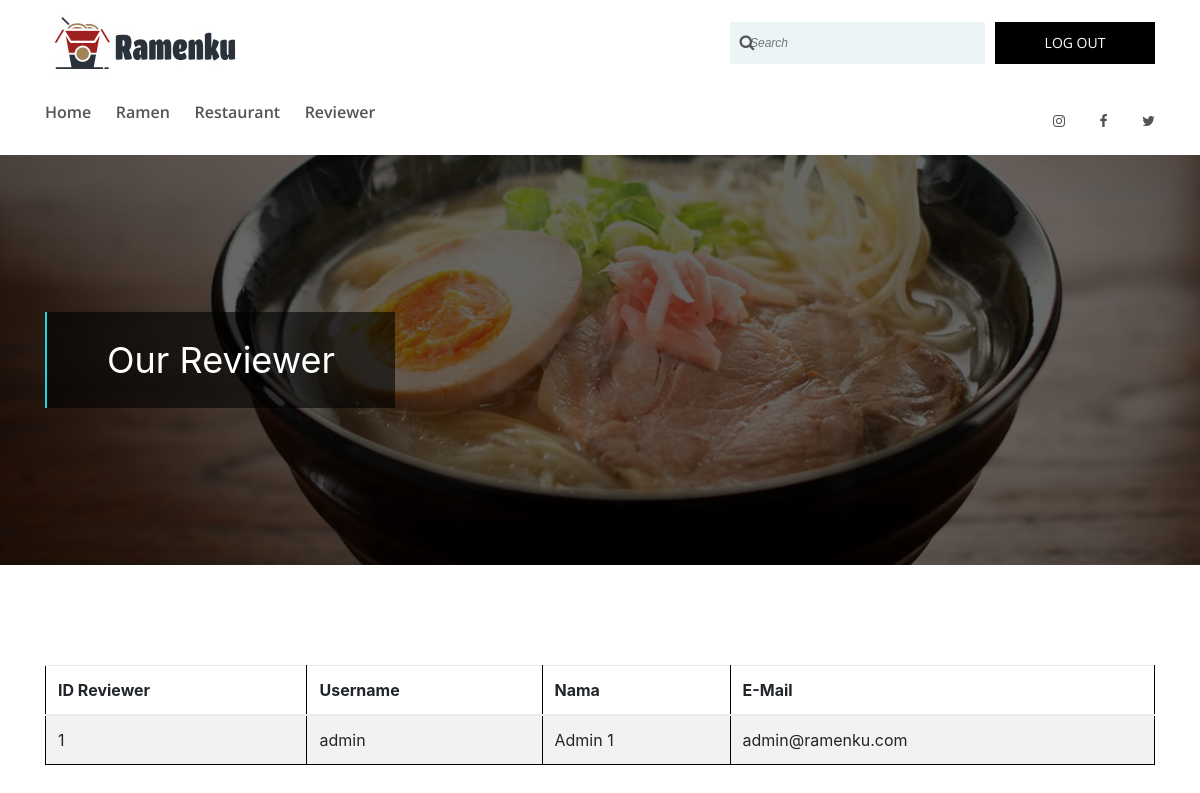
/view/Admin/reviewer.php, run on an earlier commit of the app's database.
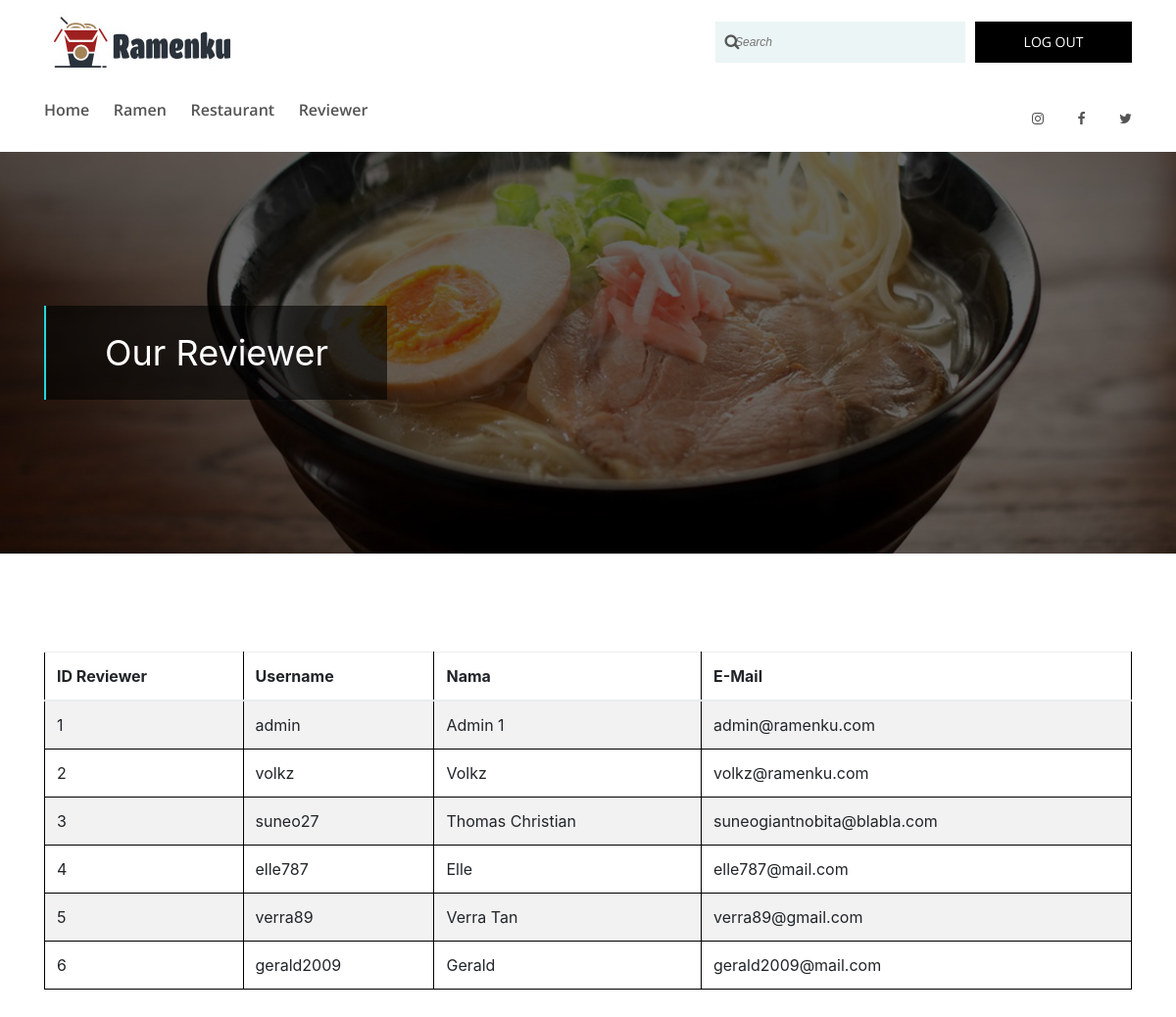
And on a later commit of the database.
### tables this page shows
CREATE TABLE `pengguna` (
  `idUser` int(20) NOT NULL,
  `username` varchar(20) NOT NULL,
  `password` varchar(20) NOT NULL,
  `nama` varchar(100) NOT NULL,
  `email` varchar(100) NOT NULL,
  `kategori` int(1) NOT NULL
);

### view/Admin/reviewer.php (the view, shortened to what the changed rows need)
<?php
    include ("../../controller/db_connect.php")
?>
<!DOCTYPE html>
<html lang="en">
<head>
    <link rel="stylesheet" href="../lib/admin/style.css">
    <link href="../lib/vendor/bootstrap/css/bootstrap.min.css" rel="stylesheet">
    <link rel="stylesheet" href="https://cdnjs.cloudflare.com/ajax/libs/font-awesome/4.7.0/css/font-awesome.min.css">
</head>
<body>
    <div class="breadcrumb-area bg-img bg-overlay" style="background-image: url(../lib/admin/img/bg-img/carousel1.jpg);">
        <div class="container h-100">
            <div class="row h-100 align-items-center">
                <div class="col-12">
                    <div class="breadcrumb-text">
                        <h2>Our Reviewer</h2>
                    </div>
                </div>
            </div>
        </div>
    </div>
    <section class="game-review-area section-padding-100">
        <div class="container">
            <div class="row">
                <div class="col-12">
                    <div>
                        <table class="table table-hover table-striped" id="table_reviewer">
                            <thead>
                                <tr>
                                    <th>ID Reviewer</th>
                                    <th>Username</th>
                                    <th>Nama</th>
                                    <th>E-Mail</th>
                                </tr>
                            </thead>
                            <tbody>
                                <?php
                                    $sql = "SELECT * FROM pengguna WHERE nama != 'admin'";
                                    $resultReviewerList = mysqli_query($connection, $sql);
                                    while ($row = mysqli_fetch_array($resultReviewerList)) {
                                        echo "<tr>";
                                        echo "<td>" . $row['idUser'] . "</td>";
                                        echo "<td>" . $row['username'] . "</td>";
                                        echo "<td>" . $row['nama'] . "</td>";
                                        echo "<td>" . $row['email'] . "</td>";
                                        echo "</tr>";
                                    }
                                ?>
                            </tbody>
                        </table>
                    </div>
                </div>
            </div>
        </div>
    </section>
</body>
</html>

What changed in the data, as far as the page shows it:
added pengguna: idUser "2", username "volkz", nama "Volkz", email "volkz@ramenku.com"
added pengguna: idUser "3", username "suneo27", nama "Thomas Christian", email "suneogiantnobita@blabla.com"
added pengguna: idUser "4", username "elle787", nama "Elle", email "elle787@mail.com"
added pengguna: idUser "5", username "verra89", nama "Verra Tan", email "verra89@gmail.com"
added pengguna: idUser "6", username "gerald2009", nama "Gerald", email "gerald2009@mail.com"
